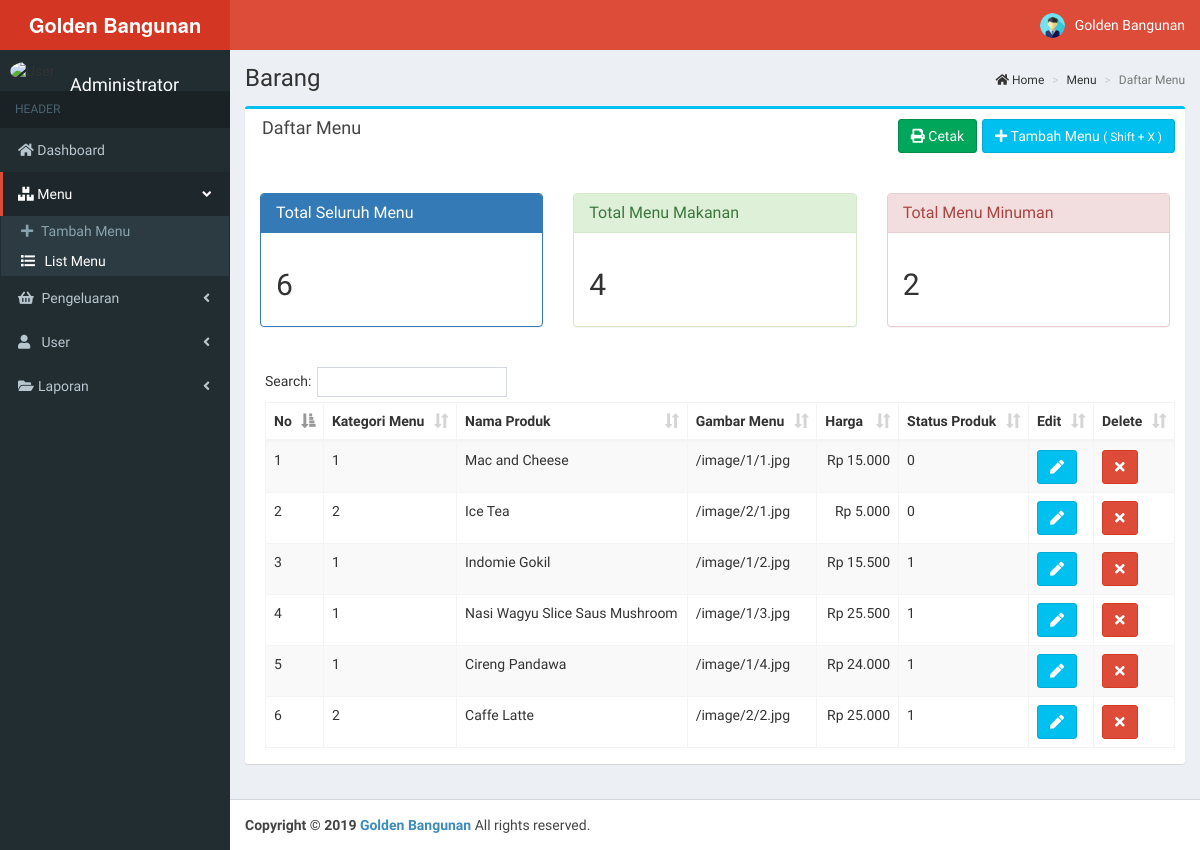
The page /admin/menu/list_menu.php on the database as committed earlier.
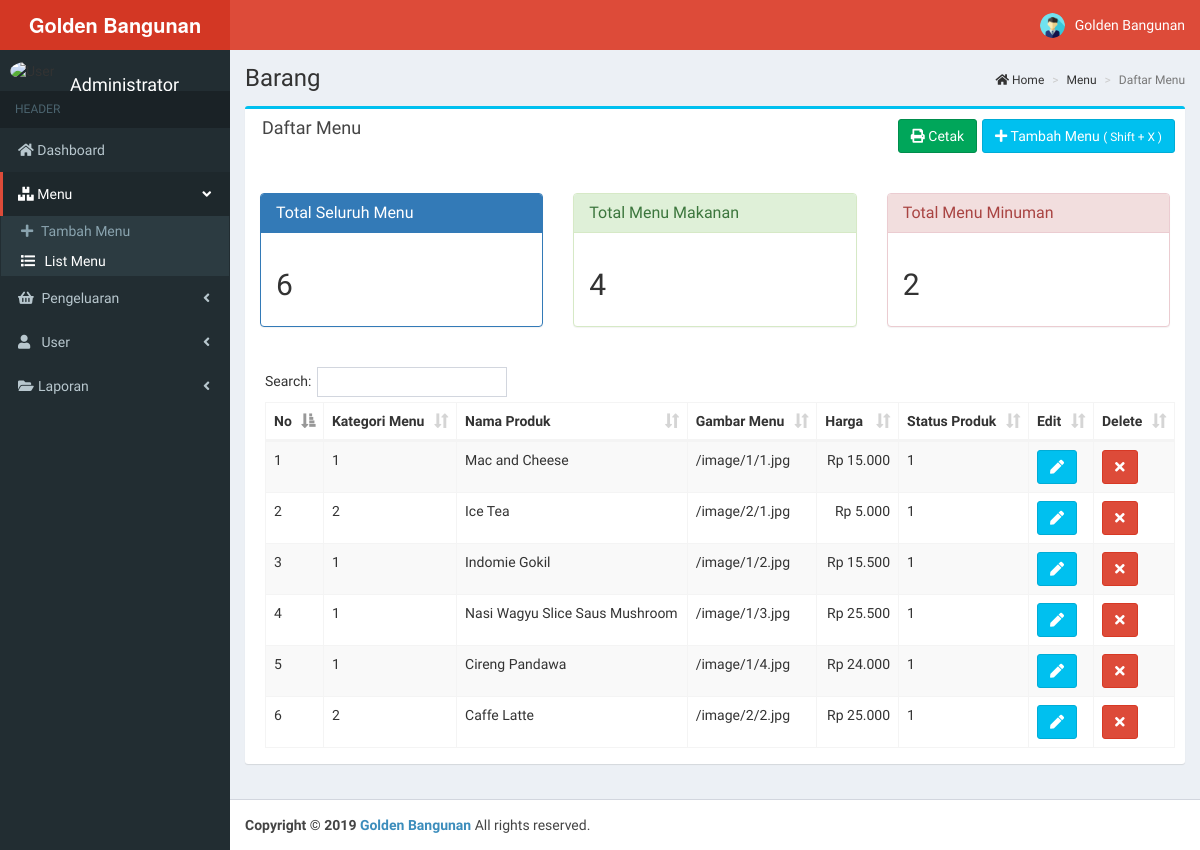
The same page on the database as committed later.
### tables this page shows
CREATE TABLE `tbl_produk` (
  `id_produk` int(11) NOT NULL,
  `id_kat` int(11) NOT NULL,
  `nama_produk` varchar(50) NOT NULL,
  `desc_produk` text NOT NULL,
  `image_produk` text NOT NULL,
  `harga_produk` double NOT NULL,
  `status_produk` int(2) NOT NULL,
  `logs` int(11) NOT NULL
);

### admin/functions.php (called while the page is built, shortened)
<?php
	function rupiah($angka){
		$hasil_rupiah = "Rp " . number_format($angka,0,',','.');
		return $hasil_rupiah;
	}
?>

### admin/menu/list_menu.php (the view, shortened to what this page needs)
<?php
    require '../functions.php';
    include '../header.php';
    include '../sidebar.php';
?>
<div class="content-wrapper">
  <section class="content-header">
    <h1>
    Barang
    </h1>
    <ol class="breadcrumb">
      <li><i class="fa fa-home"></i> Home</a></li>
      <li class="">Menu</li>
      <li class="active">Daftar Menu</li>
    </ol>
  </section>
  <section class="content">
    <div class="row">
      <div class="col-md-12">
        <div class="box box-info">
          <div class="box-header" style="margin-bottom: 30px;">
            <h1 class="box-title" style="padding-left: 7px;">Daftar Menu
            </h1>
            <a href="menu.php" class="btn btn-info pull-right"><i class="fa fa-plus"></i> Tambah Menu <small>( Shift + X )</small></a>
            <a href="../laporan/cetak_laporan_barang.php" class="btn btn-success pull-right"  style="margin-right: 5px"><i class="fa fa-print"></i> Cetak</a>
          </div>
          <div class="col-md-4" style="margin-bottom:20px">
            <div class="panel panel-primary">
              <div class="panel-heading">
                <h3 class="panel-title">
                  <a href="#" data-toggle="tooltip" data-placement="top" title="Keseluruhan Menu cafe ini">
                    Total Seluruh Menu
                  </a>
                </h3>
              </div>
              <div class="panel-body">
                <?php
                   $sql = "SELECT COUNT(id_produk) AS Item FROM tbl_produk";
                    $run_sql = mysqli_query($conn,$sql);
                    $rows = mysqli_fetch_assoc($run_sql);
                    echo "<h2>".$rows['Item']."</h2>";
                ?>
              </div>
            </div>
		      </div>
          <div class="col-md-4" style="margin-bottom:20px">
            <div class="panel panel-success">
              <div class="panel-heading">
                <h3 class="panel-title">
                  <a href="#" data-toggle="tooltip" data-placement="top" title="Jumlah Keseluruhan Barang">
                    Total Menu Makanan
                  </a>
                </h3>
              </div>
              <div class="panel-body">
                <?php
                  $sql = "SELECT COUNT(id_produk) AS Item FROM tbl_produk WHERE id_kat = 1";
                    $run_sql = mysqli_query($conn,$sql);
                    $rows = mysqli_fetch_assoc($run_sql);
                    echo "<h2>".$rows['Item']."</h2>";
                ?>
              </div>
            </div>
          </div>
          <div class="col-md-4" style="margin-bottom:20px">
            <div class="panel panel-danger">
              <div class="panel-heading">
                <h3 class="panel-title">
                  <a href="#" data-toggle="tooltip" data-placement="top" title="Stok Total Di Toko">
                    Total Menu Minuman
                  </a>
                </h3>
              </div>
              <div class="panel-body">
                <?php
                  $sql = "SELECT COUNT(id_produk) AS Item FROM tbl_produk WHERE id_kat = 2";
                    $run_sql = mysqli_query($conn,$sql);
                    $rows = mysqli_fetch_assoc($run_sql);
                    echo "<h2>".$rows['Item']."</h2>";
                ?>
              </div>
            </div>
          </div>
          <div class="box-body pad" style="margin-top:180px;padding-left: 20px;">
            <table id="example" class="table table-striped table-bordered dt-responsive" cellspacing="0" width="100%">
              <thead>
                <tr>
                  <th>No</th>
                  <th>Kategori Menu</th>
                  <th>Nama Produk</th>
                  <th>Gambar Menu</th>
                  <th>Harga</th>
                  <th>Status Produk</th>
                  <th>Edit</th>
                  <th>Delete</th>
                </tr>
              </thead>
              <tbody>
                <?php
                $sql = "SELECT * FROM tbl_produk";
                $run_sql = mysqli_query($conn,$sql);
                $no=1;
                while($rows = mysqli_fetch_assoc($run_sql)){
                echo "
                <tr>
                  <td>".$no."</td>
                  <td>$rows[id_kat]</td>
                  <td>$rows[nama_produk]</td>
                  <td>$rows[image_produk]</td>
                  <td style='text-align:right'>".rupiah($rows['harga_produk'])."</td>
                  <td>$rows[status_produk]</td>
                  <td><a href='update_menu.php?id=$rows[id_produk]' class='btn btn-info'><span class='fa fa-pen'></span></a></td>
                  <td><a onclick=\"return confirm('Yakin $rows[nama_produk] diHapus?')\"href='delete_menu.php?id=$rows[id_produk]' class='btn btn-danger'><span class='fa fa-times'></span></a></td>
                </tr>
                ";
                $no = $no+1;
                }
                ?>
              </tbody>
            </table>
          </div>
        </div>
      </div>
    </div>
  </section>
</div>
<?php
include '../footer.php';
?>

Rows that differ between the two databases and show on the page:
changed tbl_produk "Mac and Cheese": status_produk "0" → "1"
changed tbl_produk "Ice Tea": status_produk "0" → "1"
